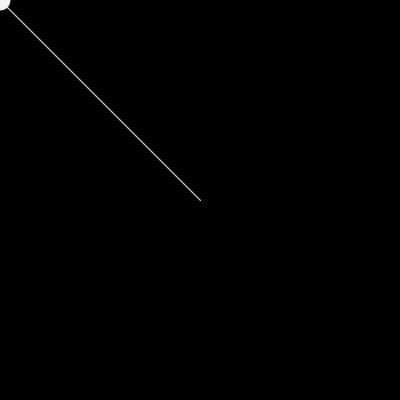
Frame 1 (no input)
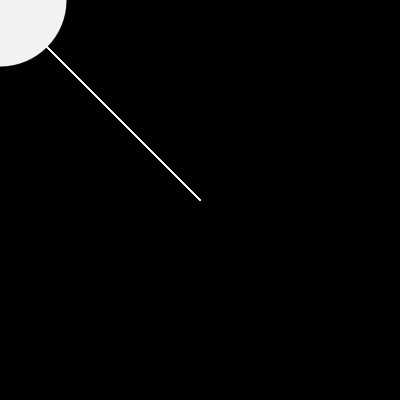
Frame 60 (the mouse pressed at the canvas centre just before this capture)
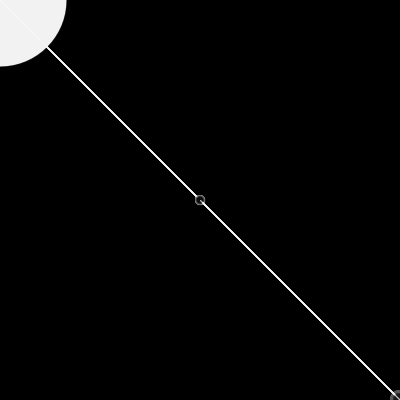
Frame 120 (the mouse held since frame 60 and released just before this capture)

The Processing sketch that drew these frames (run headless with seeded random() and noise(); from frame 60 on, the mouse is pressed at the canvas centre):

// Processing sketch: processing_73487
// ── processing_73487.pde

float size = 1.0;  
float speed = 0.1;  
int numE = 20;  
void setup(){  
  size(400, 400);  
  background(0);  
}  
void draw()  
{      
    //background(255);
    size = size + speed;  
    if(size > 10.0 || size < 0.5) speed = -1. * speed;  
    for(int i = 0; i < numE; i++)  
    {  
         fill(i * 255 / numE); 
        // noStroke();
         ellipse( i*mouseX,  i*mouseY, i * size, i * size);   
         
         stroke(255,20);
         line( 200, 200, i*mouseX,  i*mouseY);  
    }  
} 
